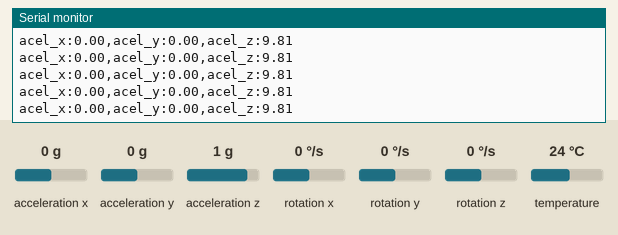
Bench run of a sketch on a simulated Arduino Uno, built with avr-gcc and run on an emulated ATmega328P. On the bench: the last lines printed to the serial monitor. The inputs (shaded band) are chosen by the test bench; at power-on: acceleration x 0 g, acceleration y 0 g, acceleration z 1 g, rotation x 0 °/s, rotation y 0 °/s, rotation z 0 °/s, temperature 24 °C.

Above: at 1.3 s.
1.4 s: acceleration x set to -1.4 g
At 1.9 s:
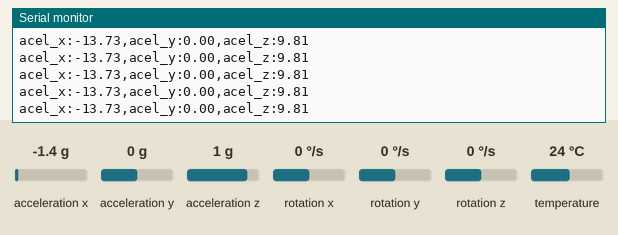
4.4 s: acceleration y set to -1.4 g
At 5.4 s:
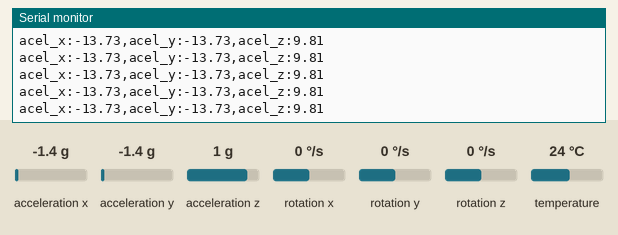
7.4 s: acceleration z set to -1.4 g
At 8.2 s:
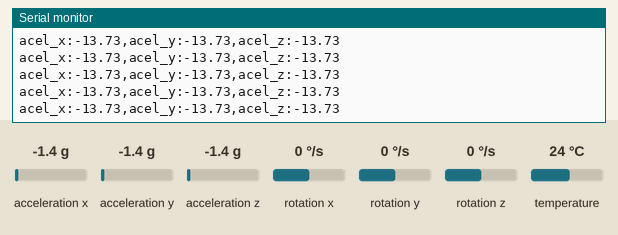
8.9 s: acceleration x set to -0.8 g
At 9.7 s:
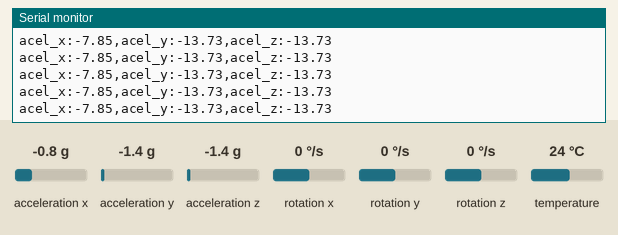
11.9 s: acceleration x set to 0 g
At 12.6 s:
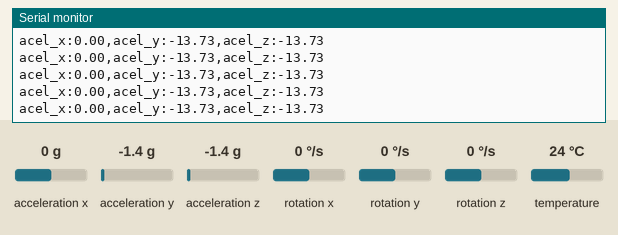
Timing chart, 0 to 14.9 s (numbered marks = the images above; inputs shaded):
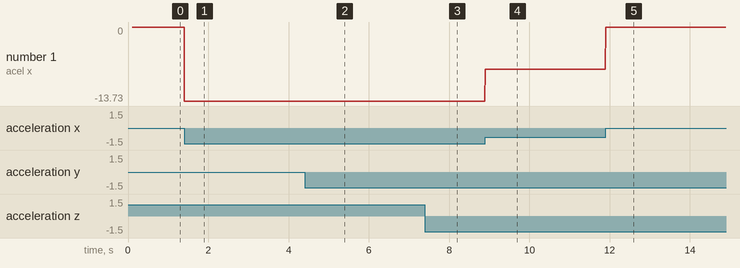

Measured:
- after the input at 1.4 s, the serial monitor: prints a new line at once (image 1)
- after the input at 4.4 s, the serial monitor: prints a new line at once (image 2)
- after the input at 7.4 s, the serial monitor: prints a new line at once (image 3)
- after the input at 8.9 s, the serial monitor: prints a new line at once (image 4)
- after the input at 11.9 s, the serial monitor: prints a new line at once (image 5)
- plotted number 1: 0 → -13.73 after the input at 1.4 s, -13.73 → -7.85 after the input at 8.9 s, -7.85 → 0 after the input at 11.9 s

The sketch:

MPU_6050.ino
```cpp
#include <Adafruit_MPU6050.h>
#include <Adafruit_Sensor.h>
#include <Wire.h>
#define delay_time 10L
unsigned long ref_time = 0;
Adafruit_MPU6050 mpu;

void setup(void) {
  Serial.begin(115200);
  while (!Serial) delay(100);
  while (!mpu.begin()) {
    Serial.println(F("Erro de inicializacao ..."));
    delay(delay_time);
  }
  // configurações do MPU
  mpu.setAccelerometerRange(MPU6050_RANGE_16_G);
  mpu.setGyroRange(MPU6050_RANGE_250_DEG);
  mpu.setFilterBandwidth(MPU6050_BAND_21_HZ);
  Serial.println("");
  delay(delay_time * 10);
  ref_time = millis();
}

void loop() {
  if (millis() - ref_time >= delay_time) {
    ref_time = millis();
    sensors_event_t a, g, temp;
    mpu.getEvent(&a, &g, &temp);
    Serial.print("acel_x:");         // Serial.print("omega_x:");
    Serial.print(a.acceleration.x);  // Serial.print(g.gyro.x);
    Serial.print(",");
    Serial.print("acel_y:");         // Serial.print("omega_y:");
    Serial.print(a.acceleration.y);  // Serial.print(g.gyro.y);
    Serial.print(",");
    Serial.print("acel_z:");           // Serial.print("omega_z:");
    Serial.println(a.acceleration.z);  // Serial.print(g.gyro.z);
  }
}
```
